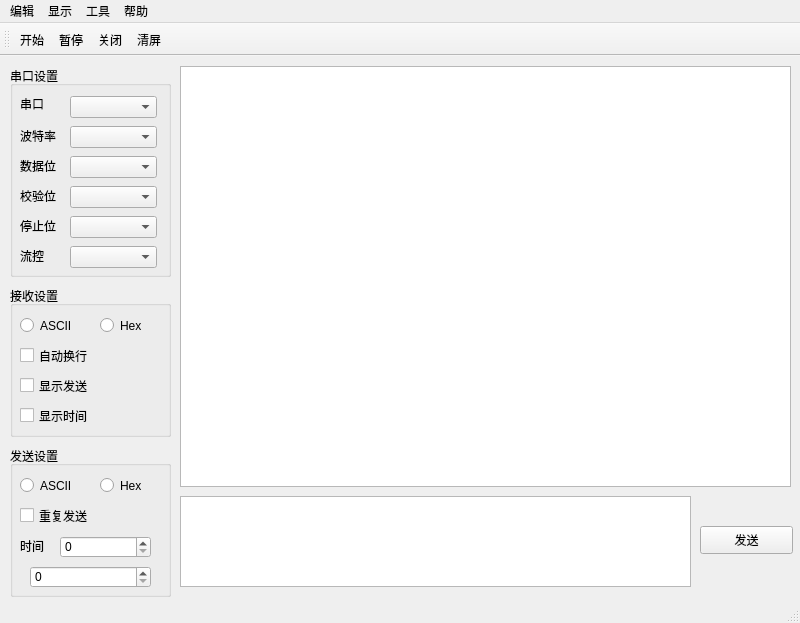
<?xml version="1.0" encoding="UTF-8"?>
<ui version="4.0">
 <class>MainWindow</class>
 <widget class="QMainWindow" name="MainWindow">
  <property name="geometry">
   <rect>
    <x>0</x>
    <y>0</y>
    <width>800</width>
    <height>623</height>
   </rect>
  </property>
  <property name="windowTitle">
   <string>MainWindow</string>
  </property>
  <widget class="QWidget" name="centralwidget">
   <widget class="QPushButton" name="pushButton">
    <property name="geometry">
     <rect>
      <x>700</x>
      <y>470</y>
      <width>93</width>
      <height>28</height>
     </rect>
    </property>
    <property name="text">
     <string>发送</string>
    </property>
   </widget>
   <widget class="QGroupBox" name="groupBox">
    <property name="geometry">
     <rect>
      <x>10</x>
      <y>10</y>
      <width>161</width>
      <height>211</height>
     </rect>
    </property>
    <property name="title">
     <string>串口设置</string>
    </property>
    <widget class="QLabel" name="label">
     <property name="geometry">
      <rect>
       <x>10</x>
       <y>30</y>
       <width>41</width>
       <height>16</height>
      </rect>
     </property>
     <property name="text">
      <string>串口</string>
     </property>
    </widget>
    <widget class="QComboBox" name="comboBox">
     <property name="geometry">
      <rect>
       <x>60</x>
       <y>30</y>
       <width>87</width>
       <height>22</height>
      </rect>
     </property>
    </widget>
    <widget class="QLabel" name="label_2">
     <property name="geometry">
      <rect>
       <x>10</x>
       <y>60</y>
       <width>51</width>
       <height>20</height>
      </rect>
     </property>
     <property name="text">
      <string>波特率</string>
     </property>
    </widget>
    <widget class="QComboBox" name="comboBox_2">
     <property name="geometry">
      <rect>
       <x>60</x>
       <y>60</y>
       <width>87</width>
       <height>22</height>
      </rect>
     </property>
    </widget>
    <widget class="QComboBox" name="comboBox_3">
     <property name="geometry">
      <rect>
       <x>60</x>
       <y>90</y>
       <width>87</width>
       <height>22</height>
      </rect>
     </property>
    </widget>
    <widget class="QLabel" name="label_3">
     <property name="geometry">
      <rect>
       <x>10</x>
       <y>90</y>
       <width>51</width>
       <height>20</height>
      </rect>
     </property>
     <property name="text">
      <string>数据位</string>
     </property>
    </widget>
    <widget class="QComboBox" name="comboBox_4">
     <property name="geometry">
      <rect>
       <x>60</x>
       <y>120</y>
       <width>87</width>
       <height>22</height>
      </rect>
     </property>
    </widget>
    <widget class="QLabel" name="label_4">
     <property name="geometry">
      <rect>
       <x>10</x>
       <y>120</y>
       <width>51</width>
       <height>20</height>
      </rect>
     </property>
     <property name="text">
      <string>校验位</string>
     </property>
    </widget>
    <widget class="QComboBox" name="comboBox_5">
     <property name="geometry">
      <rect>
       <x>60</x>
       <y>150</y>
       <width>87</width>
       <height>22</height>
      </rect>
     </property>
    </widget>
    <widget class="QLabel" name="label_5">
     <property name="geometry">
      <rect>
       <x>10</x>
       <y>150</y>
       <width>51</width>
       <height>20</height>
      </rect>
     </property>
     <property name="text">
      <string>停止位</string>
     </property>
    </widget>
    <widget class="QComboBox" name="comboBox_6">
     <property name="geometry">
      <rect>
       <x>60</x>
       <y>180</y>
       <width>87</width>
       <height>22</height>
      </rect>
     </property>
    </widget>
    <widget class="QLabel" name="label_6">
     <property name="geometry">
      <rect>
       <x>10</x>
       <y>180</y>
       <width>51</width>
       <height>20</height>
      </rect>
     </property>
     <property name="text">
      <string>流控</string>
     </property>
    </widget>
   </widget>
   <widget class="QGroupBox" name="groupBox_2">
    <property name="geometry">
     <rect>
      <x>10</x>
      <y>230</y>
      <width>161</width>
      <height>151</height>
     </rect>
    </property>
    <property name="title">
     <string>接收设置</string>
    </property>
    <widget class="QRadioButton" name="radioButton">
     <property name="geometry">
      <rect>
       <x>10</x>
       <y>30</y>
       <width>61</width>
       <height>19</height>
      </rect>
     </property>
     <property name="text">
      <string>ASCII</string>
     </property>
    </widget>
    <widget class="QRadioButton" name="radioButton_2">
     <property name="geometry">
      <rect>
       <x>90</x>
       <y>30</y>
       <width>61</width>
       <height>19</height>
      </rect>
     </property>
     <property name="text">
      <string>Hex</string>
     </property>
    </widget>
    <widget class="QCheckBox" name="checkBox">
     <property name="geometry">
      <rect>
       <x>10</x>
       <y>60</y>
       <width>91</width>
       <height>19</height>
      </rect>
     </property>
     <property name="text">
      <string>自动换行</string>
     </property>
    </widget>
    <widget class="QCheckBox" name="checkBox_2">
     <property name="geometry">
      <rect>
       <x>10</x>
       <y>90</y>
       <width>91</width>
       <height>19</height>
      </rect>
     </property>
     <property name="text">
      <string>显示发送</string>
     </property>
    </widget>
    <widget class="QCheckBox" name="checkBox_3">
     <property name="geometry">
      <rect>
       <x>10</x>
       <y>120</y>
       <width>91</width>
       <height>19</height>
      </rect>
     </property>
     <property name="text">
      <string>显示时间</string>
     </property>
    </widget>
   </widget>
   <widget class="QGroupBox" name="groupBox_3">
    <property name="geometry">
     <rect>
      <x>10</x>
      <y>390</y>
      <width>161</width>
      <height>151</height>
     </rect>
    </property>
    <property name="title">
     <string>发送设置</string>
    </property>
    <widget class="QRadioButton" name="radioButton_3">
     <property name="geometry">
      <rect>
       <x>90</x>
       <y>30</y>
       <width>61</width>
       <height>19</height>
      </rect>
     </property>
     <property name="text">
      <string>Hex</string>
     </property>
    </widget>
    <widget class="QRadioButton" name="radioButton_4">
     <property name="geometry">
      <rect>
       <x>10</x>
       <y>30</y>
       <width>61</width>
       <height>19</height>
      </rect>
     </property>
     <property name="text">
      <string>ASCII</string>
     </property>
    </widget>
    <widget class="QCheckBox" name="checkBox_4">
     <property name="geometry">
      <rect>
       <x>10</x>
       <y>60</y>
       <width>91</width>
       <height>19</height>
      </rect>
     </property>
     <property name="text">
      <string>重复发送</string>
     </property>
    </widget>
    <widget class="QLabel" name="label_7">
     <property name="geometry">
      <rect>
       <x>10</x>
       <y>90</y>
       <width>51</width>
       <height>20</height>
      </rect>
     </property>
     <property name="text">
      <string>时间</string>
     </property>
    </widget>
    <widget class="QSpinBox" name="spinBox">
     <property name="geometry">
      <rect>
       <x>50</x>
       <y>90</y>
       <width>91</width>
       <height>22</height>
      </rect>
     </property>
    </widget>
    <widget class="QSpinBox" name="spinBox_2">
     <property name="geometry">
      <rect>
       <x>20</x>
       <y>120</y>
       <width>121</width>
       <height>22</height>
      </rect>
     </property>
    </widget>
   </widget>
   <widget class="QTextBrowser" name="textBrowser">
    <property name="geometry">
     <rect>
      <x>180</x>
      <y>10</y>
      <width>611</width>
      <height>421</height>
     </rect>
    </property>
   </widget>
   <widget class="QTextBrowser" name="textBrowser_2">
    <property name="geometry">
     <rect>
      <x>180</x>
      <y>440</y>
      <width>511</width>
      <height>91</height>
     </rect>
    </property>
   </widget>
  </widget>
  <widget class="QMenuBar" name="menubar">
   <property name="geometry">
    <rect>
     <x>0</x>
     <y>0</y>
     <width>800</width>
     <height>26</height>
    </rect>
   </property>
   <widget class="QMenu" name="menu">
    <property name="title">
     <string>编辑</string>
    </property>
    <addaction name="action_start"/>
    <addaction name="action_pause"/>
    <addaction name="action_exit"/>
    <addaction name="action_clear"/>
   </widget>
   <widget class="QMenu" name="menu_2">
    <property name="title">
     <string>显示</string>
    </property>
    <addaction name="action_font"/>
    <addaction name="action_background"/>
   </widget>
   <widget class="QMenu" name="menu_3">
    <property name="title">
     <string>工具</string>
    </property>
    <addaction name="action_ascii"/>
    <addaction name="action_crc"/>
   </widget>
   <widget class="QMenu" name="menu_4">
    <property name="title">
     <string>帮助</string>
    </property>
    <addaction name="action_about"/>
   </widget>
   <addaction name="menu"/>
   <addaction name="menu_2"/>
   <addaction name="menu_3"/>
   <addaction name="menu_4"/>
  </widget>
  <widget class="QStatusBar" name="statusbar"/>
  <widget class="QToolBar" name="toolBar">
   <property name="windowTitle">
    <string>toolBar</string>
   </property>
   <attribute name="toolBarArea">
    <enum>TopToolBarArea</enum>
   </attribute>
   <attribute name="toolBarBreak">
    <bool>false</bool>
   </attribute>
   <addaction name="action_start"/>
   <addaction name="action_pause"/>
   <addaction name="action_exit"/>
   <addaction name="action_clear"/>
  </widget>
  <action name="action_background">
   <property name="text">
    <string>背景颜色</string>
   </property>
  </action>
  <action name="action_ascii">
   <property name="text">
    <string>ASCII</string>
   </property>
  </action>
  <action name="action_crc">
   <property name="text">
    <string>CRC</string>
   </property>
  </action>
  <action name="action_about">
   <property name="text">
    <string>关于</string>
   </property>
  </action>
  <action name="action_start">
   <property name="icon">
    <iconset>
     <normaloff>image/start.ico</normaloff>image/start.ico</iconset>
   </property>
   <property name="text">
    <string>开始</string>
   </property>
  </action>
  <action name="action_pause">
   <property name="icon">
    <iconset>
     <normaloff>image/pause.ico</normaloff>image/pause.ico</iconset>
   </property>
   <property name="text">
    <string>暂停</string>
   </property>
  </action>
  <action name="action_exit">
   <property name="icon">
    <iconset>
     <normaloff>image/stop.ico</normaloff>image/stop.ico</iconset>
   </property>
   <property name="text">
    <string>关闭</string>
   </property>
  </action>
  <action name="action_clear">
   <property name="icon">
    <iconset>
     <normaloff>image/editclear.png</normaloff>image/editclear.png</iconset>
   </property>
   <property name="text">
    <string>清屏</string>
   </property>
  </action>
  <action name="action_font">
   <property name="text">
    <string>字体</string>
   </property>
  </action>
 </widget>
 <resources/>
 <connections/>
</ui>
